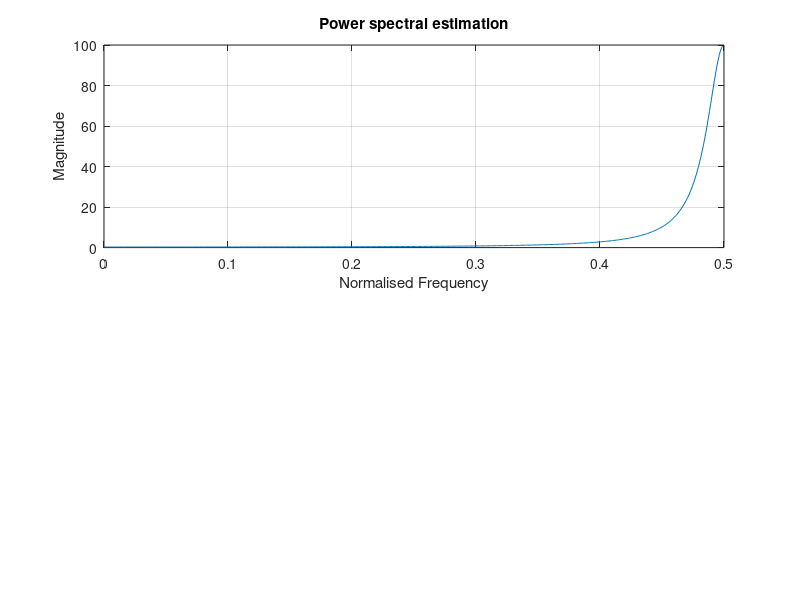

Write MATLAB code to recreate this figure. (Note: this script raises an error after producing the figure.)
clear all;
close all;
b=1;
a=[1, 0.9];
x=randn(1064,1);
f=filter(b,a,x);
y=f(41:end);

[h,w]=freqz(1,[1 0.9],512);
subplot(2,1,1);
plot(w/(2*pi),abs(h).^2);hold on;
grid on;
title('Power spectral estimation');
xlabel('Normalised Frequency');
ylabel('Magnitude');

s=(0:0.5/512:0.5-0.5/512)
y_f=pgm(y);
y_f1=y_f(1:end/2);
plot(s,y_f1,'r');
%subplot(3,1,2);
%plot(w,abs(h));
axis([0.4 0.5 0 200]);

subplot(2,1,2);
s=(0:1/1024:1-1/1024);
plot(s,y_f,'r');
grid on;